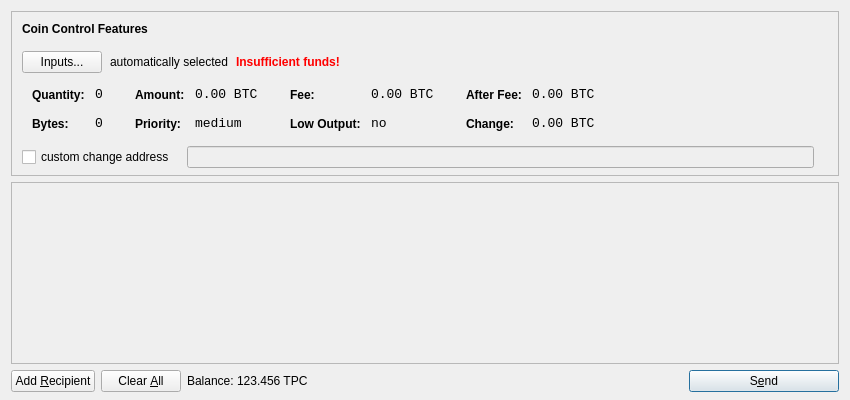
<?xml version="1.0" encoding="UTF-8"?>
<ui version="4.0">
 <class>SendCoinsDialog</class>
 <widget class="QDialog" name="SendCoinsDialog">
  <property name="geometry">
   <rect>
    <x>0</x>
    <y>0</y>
    <width>850</width>
    <height>400</height>
   </rect>
  </property>
  <property name="windowTitle">
   <string>Send Coins</string>
  </property>
  <layout class="QVBoxLayout" name="verticalLayout" stretch="0,1,0">
   <property name="bottomMargin">
    <number>8</number>
   </property>
   <item>
    <widget class="QFrame" name="frameCoinControl">
     <property name="sizePolicy">
      <sizepolicy hsizetype="Expanding" vsizetype="Expanding">
       <horstretch>0</horstretch>
       <verstretch>0</verstretch>
      </sizepolicy>
     </property>
     <property name="maximumSize">
      <size>
       <width>16777215</width>
       <height>16777215</height>
      </size>
     </property>
     <property name="frameShape">
      <enum>QFrame::StyledPanel</enum>
     </property>
     <property name="frameShadow">
      <enum>QFrame::Sunken</enum>
     </property>
     <layout class="QVBoxLayout" name="verticalLayoutCoinControl2">
      <property name="spacing">
       <number>-1</number>
      </property>
      <property name="leftMargin">
       <number>0</number>
      </property>
      <property name="topMargin">
       <number>0</number>
      </property>
      <property name="rightMargin">
       <number>0</number>
      </property>
      <property name="bottomMargin">
       <number>6</number>
      </property>
      <item>
       <layout class="QVBoxLayout" name="verticalLayoutCoinControl" stretch="0,0,0,0,1">
        <property name="spacing">
         <number>0</number>
        </property>
        <property name="leftMargin">
         <number>10</number>
        </property>
        <property name="topMargin">
         <number>10</number>
        </property>
        <item>
         <layout class="QHBoxLayout" name="horizontalLayoutCoinControl1">
          <property name="bottomMargin">
           <number>15</number>
          </property>
          <item>
           <widget class="QLabel" name="labelCoinControlFeatures">
            <property name="sizePolicy">
             <sizepolicy hsizetype="Preferred" vsizetype="Maximum">
              <horstretch>0</horstretch>
              <verstretch>0</verstretch>
             </sizepolicy>
            </property>
            <property name="font">
             <font>
              <weight>75</weight>
              <bold>true</bold>
             </font>
            </property>
            <property name="styleSheet">
             <string notr="true">font-weight:bold;</string>
            </property>
            <property name="text">
             <string>Coin Control Features</string>
            </property>
           </widget>
          </item>
         </layout>
        </item>
        <item>
         <layout class="QHBoxLayout" name="horizontalLayoutCoinControl2" stretch="0,0,0,0">
          <property name="spacing">
           <number>8</number>
          </property>
          <property name="bottomMargin">
           <number>10</number>
          </property>
          <item>
           <widget class="QPushButton" name="pushButtonCoinControl">
            <property name="styleSheet">
             <string notr="true"/>
            </property>
            <property name="text">
             <string>Inputs...</string>
            </property>
           </widget>
          </item>
          <item>
           <widget class="QLabel" name="labelCoinControlAutomaticallySelected">
            <property name="text">
             <string>automatically selected</string>
            </property>
            <property name="margin">
             <number>5</number>
            </property>
           </widget>
          </item>
          <item>
           <widget class="QLabel" name="labelCoinControlInsuffFunds">
            <property name="font">
             <font>
              <weight>75</weight>
              <bold>true</bold>
             </font>
            </property>
            <property name="styleSheet">
             <string notr="true">color:red;font-weight:bold;</string>
            </property>
            <property name="text">
             <string>Insufficient funds!</string>
            </property>
            <property name="margin">
             <number>5</number>
            </property>
           </widget>
          </item>
          <item>
           <spacer name="horizontalSpacerCoinControl">
            <property name="orientation">
             <enum>Qt::Horizontal</enum>
            </property>
            <property name="sizeHint" stdset="0">
             <size>
              <width>40</width>
              <height>1</height>
             </size>
            </property>
           </spacer>
          </item>
         </layout>
        </item>
        <item>
         <widget class="QWidget" name="widgetCoinControl" native="true">
          <property name="sizePolicy">
           <sizepolicy hsizetype="Preferred" vsizetype="Preferred">
            <horstretch>0</horstretch>
            <verstretch>0</verstretch>
           </sizepolicy>
          </property>
          <property name="minimumSize">
           <size>
            <width>0</width>
            <height>0</height>
           </size>
          </property>
          <property name="styleSheet">
           <string notr="true"/>
          </property>
          <layout class="QHBoxLayout" name="horizontalLayoutCoinControl5">
           <property name="margin">
            <number>0</number>
           </property>
           <item>
            <layout class="QHBoxLayout" name="horizontalLayoutCoinControl3" stretch="0,0,0,1">
             <property name="spacing">
              <number>20</number>
             </property>
             <property name="topMargin">
              <number>0</number>
             </property>
             <property name="bottomMargin">
              <number>10</number>
             </property>
             <item>
              <layout class="QFormLayout" name="formLayoutCoinControl1">
               <property name="horizontalSpacing">
                <number>10</number>
               </property>
               <property name="verticalSpacing">
                <number>14</number>
               </property>
               <property name="leftMargin">
                <number>10</number>
               </property>
               <property name="topMargin">
                <number>4</number>
               </property>
               <property name="rightMargin">
                <number>6</number>
               </property>
               <item row="0" column="0">
                <widget class="QLabel" name="labelCoinControlQuantityText">
                 <property name="styleSheet">
                  <string notr="true">font-weight:bold;</string>
                 </property>
                 <property name="text">
                  <string>Quantity:</string>
                 </property>
                 <property name="margin">
                  <number>0</number>
                 </property>
                </widget>
               </item>
               <item row="0" column="1">
                <widget class="QLabel" name="labelCoinControlQuantity">
                 <property name="font">
                  <font>
                   <family>Monospace</family>
                   <pointsize>10</pointsize>
                  </font>
                 </property>
                 <property name="cursor">
                  <cursorShape>IBeamCursor</cursorShape>
                 </property>
                 <property name="contextMenuPolicy">
                  <enum>Qt::ActionsContextMenu</enum>
                 </property>
                 <property name="text">
                  <string notr="true">0</string>
                 </property>
                 <property name="margin">
                  <number>0</number>
                 </property>
                 <property name="textInteractionFlags">
                  <set>Qt::LinksAccessibleByMouse|Qt::TextSelectableByKeyboard|Qt::TextSelectableByMouse</set>
                 </property>
                </widget>
               </item>
               <item row="1" column="0">
                <widget class="QLabel" name="labelCoinControlBytesText">
                 <property name="styleSheet">
                  <string notr="true">font-weight:bold;</string>
                 </property>
                 <property name="text">
                  <string>Bytes:</string>
                 </property>
                </widget>
               </item>
               <item row="1" column="1">
                <widget class="QLabel" name="labelCoinControlBytes">
                 <property name="font">
                  <font>
                   <family>Monospace</family>
                   <pointsize>10</pointsize>
                  </font>
                 </property>
                 <property name="cursor">
                  <cursorShape>IBeamCursor</cursorShape>
                 </property>
                 <property name="contextMenuPolicy">
                  <enum>Qt::ActionsContextMenu</enum>
                 </property>
                 <property name="text">
                  <string notr="true">0</string>
                 </property>
                 <property name="textInteractionFlags">
                  <set>Qt::LinksAccessibleByMouse|Qt::TextSelectableByKeyboard|Qt::TextSelectableByMouse</set>
                 </property>
                </widget>
               </item>
              </layout>
             </item>
             <item>
              <layout class="QFormLayout" name="formLayoutCoinControl2">
               <property name="horizontalSpacing">
                <number>10</number>
               </property>
               <property name="verticalSpacing">
                <number>14</number>
               </property>
               <property name="leftMargin">
                <number>6</number>
               </property>
               <property name="topMargin">
                <number>4</number>
               </property>
               <property name="rightMargin">
                <number>6</number>
               </property>
               <item row="0" column="0">
                <widget class="QLabel" name="labelCoinControlAmountText">
                 <property name="styleSheet">
                  <string notr="true">font-weight:bold;</string>
                 </property>
                 <property name="text">
                  <string>Amount:</string>
                 </property>
                 <property name="margin">
                  <number>0</number>
                 </property>
                </widget>
               </item>
               <item row="0" column="1">
                <widget class="QLabel" name="labelCoinControlAmount">
                 <property name="font">
                  <font>
                   <family>Monospace</family>
                   <pointsize>10</pointsize>
                  </font>
                 </property>
                 <property name="cursor">
                  <cursorShape>IBeamCursor</cursorShape>
                 </property>
                 <property name="contextMenuPolicy">
                  <enum>Qt::ActionsContextMenu</enum>
                 </property>
                 <property name="text">
                  <string notr="true">0.00 BTC</string>
                 </property>
                 <property name="textInteractionFlags">
                  <set>Qt::LinksAccessibleByMouse|Qt::TextSelectableByKeyboard|Qt::TextSelectableByMouse</set>
                 </property>
                </widget>
               </item>
               <item row="1" column="0">
                <widget class="QLabel" name="labelCoinControlPriorityText">
                 <property name="styleSheet">
                  <string notr="true">font-weight:bold;</string>
                 </property>
                 <property name="text">
                  <string>Priority:</string>
                 </property>
                </widget>
               </item>
               <item row="1" column="1">
                <widget class="QLabel" name="labelCoinControlPriority">
                 <property name="font">
                  <font>
                   <family>Monospace</family>
                   <pointsize>10</pointsize>
                  </font>
                 </property>
                 <property name="cursor">
                  <cursorShape>IBeamCursor</cursorShape>
                 </property>
                 <property name="contextMenuPolicy">
                  <enum>Qt::ActionsContextMenu</enum>
                 </property>
                 <property name="text">
                  <string>medium</string>
                 </property>
                 <property name="textInteractionFlags">
                  <set>Qt::LinksAccessibleByMouse|Qt::TextSelectableByKeyboard|Qt::TextSelectableByMouse</set>
                 </property>
                </widget>
               </item>
              </layout>
             </item>
             <item>
              <layout class="QFormLayout" name="formLayoutCoinControl3">
               <property name="horizontalSpacing">
                <number>10</number>
               </property>
               <property name="verticalSpacing">
                <number>14</number>
               </property>
               <property name="leftMargin">
                <number>6</number>
               </property>
               <property name="topMargin">
                <number>4</number>
               </property>
               <property name="rightMargin">
                <number>6</number>
               </property>
               <item row="0" column="0">
                <widget class="QLabel" name="labelCoinControlFeeText">
                 <property name="styleSheet">
                  <string notr="true">font-weight:bold;</string>
                 </property>
                 <property name="text">
                  <string>Fee:</string>
                 </property>
                 <property name="margin">
                  <number>0</number>
                 </property>
                </widget>
               </item>
               <item row="0" column="1">
                <widget class="QLabel" name="labelCoinControlFee">
                 <property name="font">
                  <font>
                   <family>Monospace</family>
                   <pointsize>10</pointsize>
                  </font>
                 </property>
                 <property name="cursor">
                  <cursorShape>IBeamCursor</cursorShape>
                 </property>
                 <property name="contextMenuPolicy">
                  <enum>Qt::ActionsContextMenu</enum>
                 </property>
                 <property name="text">
                  <string notr="true">0.00 BTC</string>
                 </property>
                 <property name="textInteractionFlags">
                  <set>Qt::LinksAccessibleByMouse|Qt::TextSelectableByKeyboard|Qt::TextSelectableByMouse</set>
                 </property>
                </widget>
               </item>
               <item row="1" column="0">
                <widget class="QLabel" name="labelCoinControlLowOutputText">
                 <property name="styleSheet">
                  <string notr="true">font-weight:bold;</string>
                 </property>
                 <property name="text">
                  <string>Low Output:</string>
                 </property>
                </widget>
               </item>
               <item row="1" column="1">
                <widget class="QLabel" name="labelCoinControlLowOutput">
                 <property name="font">
                  <font>
                   <family>Monospace</family>
                   <pointsize>10</pointsize>
                  </font>
                 </property>
                 <property name="cursor">
                  <cursorShape>IBeamCursor</cursorShape>
                 </property>
                 <property name="contextMenuPolicy">
                  <enum>Qt::ActionsContextMenu</enum>
                 </property>
                 <property name="text">
                  <string>no</string>
                 </property>
                 <property name="textInteractionFlags">
                  <set>Qt::LinksAccessibleByMouse|Qt::TextSelectableByKeyboard|Qt::TextSelectableByMouse</set>
                 </property>
                </widget>
               </item>
              </layout>
             </item>
             <item>
              <layout class="QFormLayout" name="formLayoutCoinControl4">
               <property name="horizontalSpacing">
                <number>10</number>
               </property>
               <property name="verticalSpacing">
                <number>14</number>
               </property>
               <property name="leftMargin">
                <number>6</number>
               </property>
               <property name="topMargin">
                <number>4</number>
               </property>
               <property name="rightMargin">
                <number>6</number>
               </property>
               <item row="0" column="0">
                <widget class="QLabel" name="labelCoinControlAfterFeeText">
                 <property name="styleSheet">
                  <string notr="true">font-weight:bold;</string>
                 </property>
                 <property name="text">
                  <string>After Fee:</string>
                 </property>
                 <property name="margin">
                  <number>0</number>
                 </property>
                </widget>
               </item>
               <item row="0" column="1">
                <widget class="QLabel" name="labelCoinControlAfterFee">
                 <property name="font">
                  <font>
                   <family>Monospace</family>
                   <pointsize>10</pointsize>
                  </font>
                 </property>
                 <property name="cursor">
                  <cursorShape>IBeamCursor</cursorShape>
                 </property>
                 <property name="contextMenuPolicy">
                  <enum>Qt::ActionsContextMenu</enum>
                 </property>
                 <property name="text">
                  <string notr="true">0.00 BTC</string>
                 </property>
                 <property name="textInteractionFlags">
                  <set>Qt::LinksAccessibleByMouse|Qt::TextSelectableByKeyboard|Qt::TextSelectableByMouse</set>
                 </property>
                </widget>
               </item>
               <item row="1" column="0">
                <widget class="QLabel" name="labelCoinControlChangeText">
                 <property name="styleSheet">
                  <string notr="true">font-weight:bold;</string>
                 </property>
                 <property name="text">
                  <string>Change:</string>
                 </property>
                </widget>
               </item>
               <item row="1" column="1">
                <widget class="QLabel" name="labelCoinControlChange">
                 <property name="font">
                  <font>
                   <family>Monospace</family>
                   <pointsize>10</pointsize>
                  </font>
                 </property>
                 <property name="cursor">
                  <cursorShape>IBeamCursor</cursorShape>
                 </property>
                 <property name="contextMenuPolicy">
                  <enum>Qt::ActionsContextMenu</enum>
                 </property>
                 <property name="text">
                  <string notr="true">0.00 BTC</string>
                 </property>
                 <property name="textInteractionFlags">
                  <set>Qt::LinksAccessibleByMouse|Qt::TextSelectableByKeyboard|Qt::TextSelectableByMouse</set>
                 </property>
                </widget>
               </item>
              </layout>
             </item>
            </layout>
           </item>
          </layout>
         </widget>
        </item>
        <item>
         <layout class="QHBoxLayout" name="horizontalLayoutCoinControl4" stretch="0,0,0">
          <property name="spacing">
           <number>12</number>
          </property>
          <property name="sizeConstraint">
           <enum>QLayout::SetDefaultConstraint</enum>
          </property>
          <property name="topMargin">
           <number>5</number>
          </property>
          <property name="rightMargin">
           <number>5</number>
          </property>
          <item>
           <widget class="QCheckBox" name="checkBoxCoinControlChange">
            <property name="text">
             <string>custom change address</string>
            </property>
           </widget>
          </item>
          <item>
           <widget class="QLineEdit" name="lineEditCoinControlChange">
            <property name="enabled">
             <bool>false</bool>
            </property>
            <property name="sizePolicy">
             <sizepolicy hsizetype="Expanding" vsizetype="Fixed">
              <horstretch>0</horstretch>
              <verstretch>0</verstretch>
             </sizepolicy>
            </property>
           </widget>
          </item>
          <item>
           <widget class="QLabel" name="labelCoinControlChangeLabel">
            <property name="sizePolicy">
             <sizepolicy hsizetype="Preferred" vsizetype="Expanding">
              <horstretch>0</horstretch>
              <verstretch>0</verstretch>
             </sizepolicy>
            </property>
            <property name="minimumSize">
             <size>
              <width>0</width>
              <height>0</height>
             </size>
            </property>
            <property name="text">
             <string/>
            </property>
            <property name="margin">
             <number>3</number>
            </property>
           </widget>
          </item>
         </layout>
        </item>
        <item>
         <spacer name="verticalSpacerCoinControl">
          <property name="orientation">
           <enum>Qt::Vertical</enum>
          </property>
          <property name="sizeHint" stdset="0">
           <size>
            <width>800</width>
            <height>1</height>
           </size>
          </property>
         </spacer>
        </item>
       </layout>
      </item>
     </layout>
    </widget>
   </item>
   <item>
    <widget class="QScrollArea" name="scrollArea">
     <property name="widgetResizable">
      <bool>true</bool>
     </property>
     <widget class="QWidget" name="scrollAreaWidgetContents">
      <property name="geometry">
       <rect>
        <x>0</x>
        <y>0</y>
        <width>830</width>
        <height>165</height>
       </rect>
      </property>
      <layout class="QVBoxLayout" name="verticalLayout_2">
       <property name="margin">
        <number>0</number>
       </property>
       <item>
        <layout class="QVBoxLayout" name="entries">
         <property name="spacing">
          <number>6</number>
         </property>
        </layout>
       </item>
       <item>
        <spacer name="verticalSpacer">
         <property name="orientation">
          <enum>Qt::Vertical</enum>
         </property>
         <property name="sizeHint" stdset="0">
          <size>
           <width>20</width>
           <height>40</height>
          </size>
         </property>
        </spacer>
       </item>
      </layout>
     </widget>
    </widget>
   </item>
   <item>
    <layout class="QHBoxLayout" name="horizontalLayout">
     <item>
      <widget class="QPushButton" name="addButton">
       <property name="toolTip">
        <string>Send to multiple recipients at once</string>
       </property>
       <property name="text">
        <string>Add &amp;Recipient</string>
       </property>
       <property name="icon">
        <iconset resource="../bitcoin.qrc">
         <normaloff>:/icons/add</normaloff>:/icons/add</iconset>
       </property>
       <property name="autoDefault">
        <bool>false</bool>
       </property>
      </widget>
     </item>
     <item>
      <widget class="QPushButton" name="clearButton">
       <property name="sizePolicy">
        <sizepolicy hsizetype="Minimum" vsizetype="Fixed">
         <horstretch>0</horstretch>
         <verstretch>0</verstretch>
        </sizepolicy>
       </property>
       <property name="toolTip">
        <string>Remove all transaction fields</string>
       </property>
       <property name="text">
        <string>Clear &amp;All</string>
       </property>
       <property name="icon">
        <iconset resource="../bitcoin.qrc">
         <normaloff>:/icons/remove</normaloff>:/icons/remove</iconset>
       </property>
       <property name="autoRepeatDelay">
        <number>300</number>
       </property>
       <property name="autoDefault">
        <bool>false</bool>
       </property>
      </widget>
     </item>
     <item>
      <layout class="QHBoxLayout" name="horizontalLayout_2">
       <property name="spacing">
        <number>3</number>
       </property>
       <item>
        <widget class="QLabel" name="label">
         <property name="text">
          <string>Balance:</string>
         </property>
        </widget>
       </item>
       <item>
        <widget class="QLabel" name="labelBalance">
         <property name="cursor">
          <cursorShape>IBeamCursor</cursorShape>
         </property>
         <property name="text">
          <string>123.456 TPC</string>
         </property>
         <property name="textInteractionFlags">
          <set>Qt::LinksAccessibleByMouse|Qt::TextSelectableByKeyboard|Qt::TextSelectableByMouse</set>
         </property>
        </widget>
       </item>
      </layout>
     </item>
     <item>
      <spacer name="horizontalSpacer">
       <property name="orientation">
        <enum>Qt::Horizontal</enum>
       </property>
       <property name="sizeHint" stdset="0">
        <size>
         <width>40</width>
         <height>20</height>
        </size>
       </property>
      </spacer>
     </item>
     <item>
      <widget class="QPushButton" name="sendButton">
       <property name="minimumSize">
        <size>
         <width>150</width>
         <height>0</height>
        </size>
       </property>
       <property name="toolTip">
        <string>Confirm the send action</string>
       </property>
       <property name="text">
        <string>S&amp;end</string>
       </property>
       <property name="icon">
        <iconset resource="../bitcoin.qrc">
         <normaloff>:/icons/send</normaloff>:/icons/send</iconset>
       </property>
       <property name="default">
        <bool>true</bool>
       </property>
      </widget>
     </item>
    </layout>
   </item>
  </layout>
 </widget>
 <resources>
  <include location="../bitcoin.qrc"/>
 </resources>
 <connections/>
</ui>
